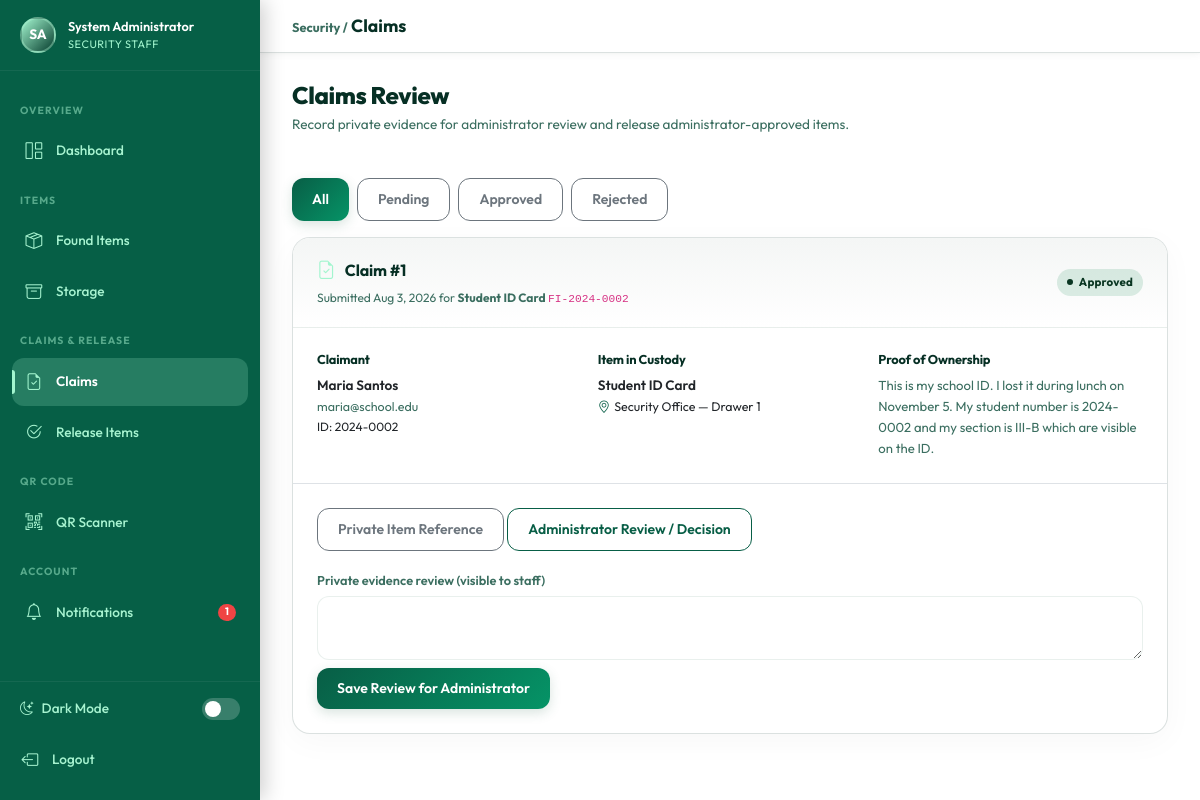
The page /security/claims.php (signed in) on the database its author committed.
### tables this page shows
CREATE TABLE IF NOT EXISTS `users` (
    `id`              INT UNSIGNED    NOT NULL AUTO_INCREMENT,
    `name`            VARCHAR(100)    NOT NULL,
    `email`           VARCHAR(150)    NOT NULL,
    `password`        VARCHAR(255)    NOT NULL,
    `role`            ENUM('admin','student','security') NOT NULL DEFAULT 'student',
    `student_id`      VARCHAR(50)     NULL DEFAULT NULL,
    `phone`           VARCHAR(20)     NULL DEFAULT NULL,
    `profile_photo`   VARCHAR(255)    NULL DEFAULT NULL,
    `status`          ENUM('active','inactive','suspended') NOT NULL DEFAULT 'active',
    `remember_token`  VARCHAR(100)    NULL DEFAULT NULL,
    `last_login`      DATETIME        NULL DEFAULT NULL,
    `created_at`      DATETIME        NOT NULL DEFAULT CURRENT_TIMESTAMP,
    `updated_at`      DATETIME        NOT NULL DEFAULT CURRENT_TIMESTAMP ON UPDATE CURRENT_TIMESTAMP,
    PRIMARY KEY (`id`),
    UNIQUE KEY `uq_email` (`email`),
    KEY `idx_role`   (`role`),
    KEY `idx_status` (`status`)
);

CREATE TABLE IF NOT EXISTS `claims` (
    `id`               INT UNSIGNED NOT NULL AUTO_INCREMENT,
    `lost_item_id`     INT UNSIGNED NULL DEFAULT NULL,
    `found_item_id`    INT UNSIGNED NOT NULL,
    `match_id`         INT UNSIGNED NULL DEFAULT NULL,
    `claimant_id`      INT UNSIGNED NOT NULL,
    `proof_description` TEXT        NULL DEFAULT NULL,
    `proof_photo`      VARCHAR(255) NULL DEFAULT NULL,
    `status`           ENUM('pending','approved','rejected') NOT NULL DEFAULT 'pending',
    `reviewed_by`      INT UNSIGNED NULL DEFAULT NULL,
    `review_notes`     TEXT         NULL DEFAULT NULL,
    `created_at`       DATETIME     NOT NULL DEFAULT CURRENT_TIMESTAMP,
    `updated_at`       DATETIME     NOT NULL DEFAULT CURRENT_TIMESTAMP ON UPDATE CURRENT_TIMESTAMP,
    PRIMARY KEY (`id`),
    KEY `idx_claimant`   (`claimant_id`),
    KEY `idx_status`     (`status`),
    KEY `idx_found_item` (`found_item_id`),
    CONSTRAINT `fk_claim_lost`     FOREIGN KEY (`lost_item_id`)  REFERENCES `lost_items`(`id`)  ON DELETE SET NULL,
    CONSTRAINT `fk_claim_found`    FOREIGN KEY (`found_item_id`) REFERENCES `found_items`(`id`) ON DELETE CASCADE,
    CONSTRAINT `fk_claim_match`    FOREIGN KEY (`match_id`)      REFERENCES `matches`(`id`)     ON DELETE SET NULL,
    CONSTRAINT `fk_claim_claimant` FOREIGN KEY (`claimant_id`)   REFERENCES `users`(`id`)       ON DELETE CASCADE,
    CONSTRAINT `fk_claim_reviewer` FOREIGN KEY (`reviewed_by`)   REFERENCES `users`(`id`)       ON DELETE SET NULL
);

CREATE TABLE IF NOT EXISTS `found_items` (
    `id`               INT UNSIGNED NOT NULL AUTO_INCREMENT,
    `report_number`    VARCHAR(20)  NOT NULL,
    `user_id`          INT UNSIGNED NOT NULL,
    `category_id`      INT UNSIGNED NOT NULL,
    `location_id`      INT UNSIGNED NOT NULL,
    `item_name`        VARCHAR(150) NOT NULL,
    `brand`            VARCHAR(100) NULL DEFAULT NULL,
    `color`            VARCHAR(50)  NULL DEFAULT NULL,
    `description`      TEXT         NULL DEFAULT NULL,
    `date_found`       DATE         NOT NULL,
    `time_found`       TIME         NULL DEFAULT NULL,
    `storage_location` VARCHAR(200) NULL DEFAULT NULL,
    `qr_code_path`     VARCHAR(255) NULL DEFAULT NULL,
    `status`           ENUM('pending','active','matched','claimed','released') NOT NULL DEFAULT 'pending',
    `security_notes`   TEXT         NULL DEFAULT NULL,
    `created_at`       DATETIME     NOT NULL DEFAULT CURRENT_TIMESTAMP,
    `updated_at`       DATETIME     NOT NULL DEFAULT CURRENT_TIMESTAMP ON UPDATE CURRENT_TIMESTAMP,
    PRIMARY KEY (`id`),
    UNIQUE KEY `uq_report_number` (`report_number`),
    KEY `idx_user_id`    (`user_id`),
    KEY `idx_status`     (`status`),
    KEY `idx_date_found` (`date_found`),
    FULLTEXT KEY `ft_found_search` (`item_name`,`brand`,`color`,`description`),
    CONSTRAINT `fk_found_user`     FOREIGN KEY (`user_id`)     REFERENCES `users`(`id`)      ON DELETE CASCADE,
    CONSTRAINT `fk_found_category` FOREIGN KEY (`category_id`) REFERENCES `categories`(`id`) ON DELETE RESTRICT,
    CONSTRAINT `fk_found_location` FOREIGN KEY (`location_id`) REFERENCES `locations`(`id`)  ON DELETE RESTRICT
);

### security/claims.php (the view, shortened to what the rows shown need)
<?php
require_once __DIR__ . '/../config/database.php';
require_once __DIR__ . '/../includes/auth.php';
require_once __DIR__ . '/../includes/functions.php';
require_once __DIR__ . '/../includes/notifications.php';
require_once __DIR__ . '/../includes/claim_ml.php';
$focus        = (int)($_GET['focus'] ?? 0);
$page         = max(1,(int)($_GET['page'] ?? 1));
$mlReady = claimMl()->schemaReady();
$sql    = 'SELECT c.*, u.name AS claimant_name, u.email AS claimant_email, u.student_id,
           fi.item_name, fi.report_number AS found_rn, fi.storage_location, ' . ($mlReady ? 'v.security_notes,v.final_decision' : 'NULL AS security_notes,NULL AS final_decision') . '
           FROM claims c LEFT JOIN users u ON c.claimant_id=u.id
           LEFT JOIN found_items fi ON c.found_item_id=fi.id ' . ($mlReady ? 'LEFT JOIN claim_verifications v ON v.claim_id=c.id ' : '') . 'WHERE 1=1';
$params = [];
$sql .= ' ORDER BY c.status="pending" DESC, c.created_at ASC';
$pager = paginate($sql, $params, $page);
include __DIR__ . '/../includes/header.php';
include __DIR__ . '/../includes/sidebar_security.php';
?>
<div class="main-content">
  <div class="content-area">
    <div class="page-header">
      <div><h1 class="page-title">Claims Review</h1><p class="page-subtitle">Record private evidence for administrator review and release administrator-approved items.</p></div>
    </div>
    <?php foreach ($pager['rows'] as $claim): ?>
    <?php $isFocus = $claim['id'] === $focus; ?>
    <div class="card mb-3 <?= $isFocus ? 'border-primary' : '' ?>" id="claim-<?= $claim['id'] ?>"
         style="<?= $isFocus ? 'border-width:2px;' : '' ?>">
      <div class="card-header">
        <div>
          <span class="card-title"><i class="bi bi-file-earmark-check"></i> Claim #<?= $claim['id'] ?></span>
          <div style="font-size:.75rem;color:var(--text-muted);margin-top:.15rem;">
            Submitted <?= timeAgo($claim['created_at']) ?> for <strong><?= e($claim['item_name']) ?></strong>
            <code style="font-size:.7rem;"><?= e($claim['found_rn']) ?></code>
          </div>
        </div>
        <?= statusBadge($claim['status']) ?>
      </div>
      <div class="card-body">
        <div class="row g-3">
          <div class="col-md-4">
            <h6 class="fw-700 mb-2" style="font-size:.8rem;">Claimant</h6>
            <div style="font-size:.85rem;font-weight:600;"><?= e($claim['claimant_name']) ?></div>
            <div style="font-size:.78rem;color:var(--text-muted);"><?= e($claim['claimant_email']) ?></div>
            <?php if ($claim['student_id']): ?><div style="font-size:.75rem;">ID: <?= e($claim['student_id']) ?></div><?php endif; ?>
          </div>
          <div class="col-md-4">
            <h6 class="fw-700 mb-2" style="font-size:.8rem;">Item in Custody</h6>
            <div style="font-size:.85rem;font-weight:600;"><?= e($claim['item_name']) ?></div>
            <?php if ($claim['storage_location']): ?>
            <div style="font-size:.78rem;"><i class="bi bi-geo-alt me-1 text-primary"></i><?= e($claim['storage_location']) ?></div>
            <?php endif; ?>
          </div>
          <div class="col-md-4">
            <h6 class="fw-700 mb-2" style="font-size:.8rem;">Proof of Ownership</h6>
            <div style="font-size:.82rem;color:var(--text-muted);">
              <?= $claim['proof_description'] ? e($claim['proof_description']) : '<em>No description provided.</em>' ?>
            </div>
          </div>
        </div>
      </div>
      <div class="card-body border-top">
        <a href="<?= BASE_URL ?>/security/item_verification.php?item_id=<?= $claim['found_item_id'] ?>" class="btn btn-sm btn-outline-secondary mb-3">Private Item Reference</a>
        <?php if ($user['role'] === 'admin'): ?><a href="<?= BASE_URL ?>/admin/claim_review.php?id=<?= $claim['id'] ?>" class="btn btn-sm btn-outline-primary mb-3">Administrator Review / Decision</a><?php endif; ?>
        <form method="POST">
          <label class="form-label" for="notes-<?= $claim['id'] ?>">Private evidence review (visible to staff)</label>
          <textarea name="notes" id="notes-<?= $claim['id'] ?>" class="form-control mb-2" rows="2" required minlength="10" maxlength="4000"><?= e($claim['security_notes'] ?? '') ?></textarea>
          <button class="btn btn-sm btn-primary">Save Review for Administrator</button>
        </form>
      </div>
    </div>
    <?php endforeach; ?>
  </div>
</div>
<?php include __DIR__ . '/../includes/footer.php'; ?>

### includes/sidebar_security.php (shortened to what the rows shown need)
<?php
require_once __DIR__ . '/../includes/auth.php';
require_once __DIR__ . '/../includes/functions.php';
$u = currentUser();
?>
<nav class="sidebar" id="sidebar">
  <div class="sidebar-user">
    <div class="sidebar-avatar"><?= userInitials($u['name']) ?></div>
    <div>
      <div class="sidebar-user-name"><?= e($u['name']) ?></div>
      <div class="sidebar-user-role">Security Staff</div>
    </div>
  </div>
</nav>

### includes/functions.php (shortened to what the rows shown need)
<?php
require_once __DIR__ . '/../config/database.php';
function e(mixed $val): string
{
    return htmlspecialchars((string)($val ?? ''), ENT_QUOTES | ENT_HTML5, 'UTF-8');
}
function paginate(string $sql, array $params, int $page, int $perPage = ITEMS_PER_PAGE): array
{
    $countSql = preg_replace('/SELECT\s.+?\sFROM/is', 'SELECT COUNT(*) AS total FROM', $sql);
    $countSql = preg_replace('/ORDER BY.+$/is', '', $countSql);
    $total    = (int)(db()->fetchOne($countSql, $params)['total'] ?? 0);
    $pages    = max(1, (int)ceil($total / $perPage));
    $page     = max(1, min($page, $pages));
    $offset   = ($page - 1) * $perPage;
    $rows = db()->fetchAll($sql . " LIMIT {$perPage} OFFSET {$offset}", $params);
    return [
        'rows'       => $rows,
        'total'      => $total,
        'page'       => $page,
        'pages'      => $pages,
        'per_page'   => $perPage,
        'from'       => $total === 0 ? 0 : $offset + 1,
        'to'         => min($offset + $perPage, $total),
    ];
}
function statusBadge(string $status): string
{
    $labels = [
        'pending'   => 'Pending',
        'active'    => 'Active',
        'matched'   => 'Matched',
        'claimed'   => 'Claimed',
        'closed'    => 'Closed',
        'approved'  => 'Approved',
        'rejected'  => 'Rejected',
        'released'  => 'Released',
        'confirmed' => 'Confirmed',
        'inactive'  => 'Inactive',
        'suspended' => 'Suspended',
    ];
    $label = $labels[$status] ?? ucfirst($status);
    return "<span class='badge-status badge-{$status}'>" . e($label) . "</span>";
}
function timeAgo(string $datetime): string
{
    $diff = time() - strtotime($datetime);
    return date('M j, Y', strtotime($datetime));
}

### rows shown on the page
users: name "SA", name "System Administrator"
claims: id "1", created_at "Aug 3, 2026", found_item.item_name "Student ID Card", found_item.report_number "FI-2024-0002", status "Approved", claimant.name "Maria Santos", claimant.email "maria@school.edu", claimant.student_id "2024-0002", found_item.storage_location "Security Office — Drawer 1", proof_description "This is my school ID. I lost it during lunch on November 5. My student number is 2024-0002 and my section is III-B which are visible on the ID."

### other values the page prints
$label "Dashboard Found Items Storage Claims Release Items QR Scanner Notifications"
$badge "1"
$l "All"
$l "Pending"
$l "Approved"
$l "Rejected"
